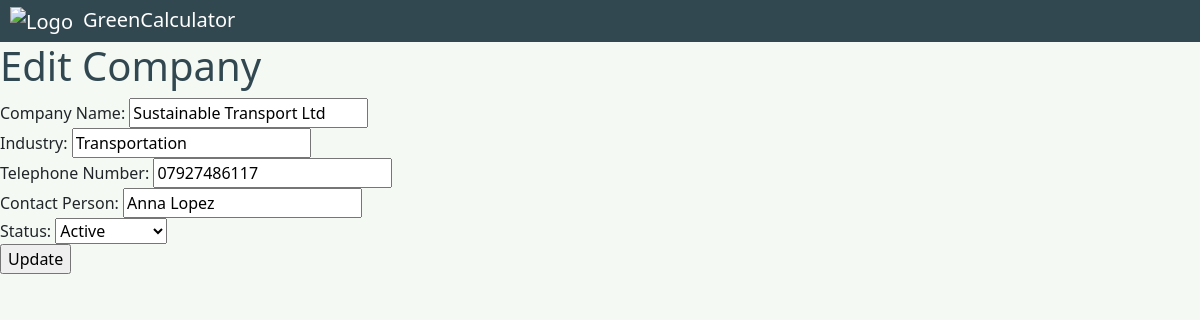
Page /admin_edit_company.php?user_id=2 on the committed database.
### tables this page shows
CREATE TABLE `companies` (
  `company_id` int(10) UNSIGNED NOT NULL,
  `company_name` varchar(100) NOT NULL,
  `industry` varchar(50) NOT NULL,
  `telephone_number` varchar(20) NOT NULL,
  `contact_person` varchar(100) NOT NULL,
  `status` enum('active','inactive','deactivated') NOT NULL,
  `user_id` int(10) UNSIGNED NOT NULL
);

### admin_edit_company.php (the view, shortened to what this page needs)
<?php
require('connect_db.php');
if (isset($_GET['user_id'])) {
    $user_id = intval($_GET['user_id']);
    $query = "SELECT * FROM companies WHERE user_id = $user_id";
    $result = mysqli_query($link, $query);
    $company = mysqli_fetch_assoc($result);
    include('admin_header.php');
    ?>
    <!DOCTYPE html>
    <html>
    <head>
    </head>
    <body>
        <h1>Edit Company</h1>
        <form action="" method="post">
            Company Name: <input type="text" name="company_name" value="<?php echo $company['company_name']; ?>"><br>
            Industry: <input type="text" name="industry" value="<?php echo $company['industry']; ?>"><br>
            Telephone Number: <input type="text" name="telephone_number" value="<?php echo $company['telephone_number']; ?>"><br>
            Contact Person: <input type="text" name="contact_person" value="<?php echo $company['contact_person']; ?>"><br>
            Status: <select name="status">
                        <option value="active" <?php echo $company['status'] == 'active' ? 'selected' : ''; ?>>Active</option>
                    </select><br>
            <input type="submit" value="Update">
        </form>
    </body>
    </html>
    <?php
} else {
    echo "No user specified!";
}
?>

### styles.css (style rules this page uses)
body { font-family: Arial, sans-serif; line-height: 1.6; margin: 0; padding: 0px; background-color: #f4f9f4; height: 100%; padding: 0; }
html { height: 100%; margin: 0; padding: 0; }
h1, h2 { color: #324851; }
h1 { color: #324851; margin-bottom: 20px; }

### admin_header.php (style rules this page uses)
body { background-color: #f4f9f4; }

### rows in the picture
companies: company_name "Sustainable Transport Ltd", industry "Transportation", telephone_number "07927486117", contact_person "Anna Lopez", status "Active"
